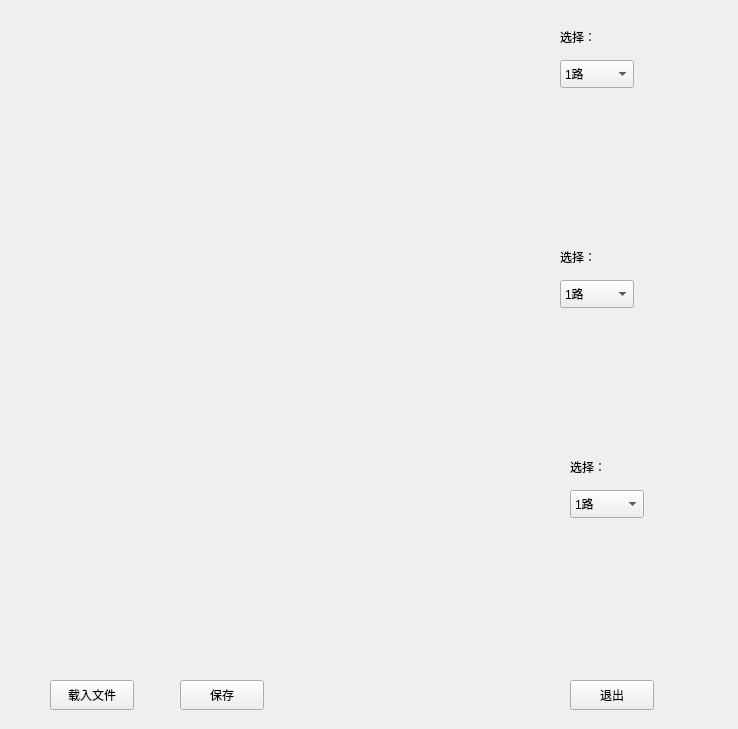
<?xml version="1.0" encoding="UTF-8"?>
<ui version="4.0">
 <class>Form</class>
 <widget class="QWidget" name="Form">
  <property name="geometry">
   <rect>
    <x>0</x>
    <y>0</y>
    <width>738</width>
    <height>729</height>
   </rect>
  </property>
  <property name="windowTitle">
   <string>Form</string>
  </property>
  <widget class="QwtPlot" name="qwtPlot">
   <property name="geometry">
    <rect>
     <x>10</x>
     <y>30</y>
     <width>461</width>
     <height>181</height>
    </rect>
   </property>
   <property name="frameShape">
    <enum>QFrame::NoFrame</enum>
   </property>
   <property name="frameShadow">
    <enum>QFrame::Plain</enum>
   </property>
  </widget>
  <widget class="QwtPlot" name="qwtPlot_2">
   <property name="geometry">
    <rect>
     <x>10</x>
     <y>250</y>
     <width>461</width>
     <height>181</height>
    </rect>
   </property>
   <property name="frameShape">
    <enum>QFrame::NoFrame</enum>
   </property>
   <property name="frameShadow">
    <enum>QFrame::Plain</enum>
   </property>
  </widget>
  <widget class="QwtPlot" name="qwtPlot_3">
   <property name="geometry">
    <rect>
     <x>10</x>
     <y>470</y>
     <width>461</width>
     <height>181</height>
    </rect>
   </property>
   <property name="frameShape">
    <enum>QFrame::NoFrame</enum>
   </property>
   <property name="frameShadow">
    <enum>QFrame::Plain</enum>
   </property>
  </widget>
  <widget class="QComboBox" name="comboBox">
   <property name="geometry">
    <rect>
     <x>560</x>
     <y>60</y>
     <width>74</width>
     <height>28</height>
    </rect>
   </property>
   <item>
    <property name="text">
     <string>1路</string>
    </property>
   </item>
   <item>
    <property name="text">
     <string>2路</string>
    </property>
   </item>
   <item>
    <property name="text">
     <string>3路</string>
    </property>
   </item>
   <item>
    <property name="text">
     <string>4路</string>
    </property>
   </item>
   <item>
    <property name="text">
     <string>5路</string>
    </property>
   </item>
   <item>
    <property name="text">
     <string>6路</string>
    </property>
   </item>
   <item>
    <property name="text">
     <string>7路</string>
    </property>
   </item>
   <item>
    <property name="text">
     <string>8路</string>
    </property>
   </item>
   <item>
    <property name="text">
     <string>9路</string>
    </property>
   </item>
   <item>
    <property name="text">
     <string>10路</string>
    </property>
   </item>
   <item>
    <property name="text">
     <string>11路</string>
    </property>
   </item>
   <item>
    <property name="text">
     <string>12路</string>
    </property>
   </item>
   <item>
    <property name="text">
     <string>13路</string>
    </property>
   </item>
   <item>
    <property name="text">
     <string>14路</string>
    </property>
   </item>
   <item>
    <property name="text">
     <string>15路</string>
    </property>
   </item>
   <item>
    <property name="text">
     <string>16路</string>
    </property>
   </item>
  </widget>
  <widget class="QLabel" name="label">
   <property name="geometry">
    <rect>
     <x>560</x>
     <y>30</y>
     <width>51</width>
     <height>14</height>
    </rect>
   </property>
   <property name="text">
    <string>选择：</string>
   </property>
  </widget>
  <widget class="QComboBox" name="comboBox_2">
   <property name="geometry">
    <rect>
     <x>560</x>
     <y>280</y>
     <width>74</width>
     <height>28</height>
    </rect>
   </property>
   <item>
    <property name="text">
     <string>1路</string>
    </property>
   </item>
   <item>
    <property name="text">
     <string>2路</string>
    </property>
   </item>
   <item>
    <property name="text">
     <string>3路</string>
    </property>
   </item>
   <item>
    <property name="text">
     <string>4路</string>
    </property>
   </item>
   <item>
    <property name="text">
     <string>5路</string>
    </property>
   </item>
   <item>
    <property name="text">
     <string>6路</string>
    </property>
   </item>
   <item>
    <property name="text">
     <string>7路</string>
    </property>
   </item>
   <item>
    <property name="text">
     <string>8路</string>
    </property>
   </item>
  </widget>
  <widget class="QLabel" name="label_2">
   <property name="geometry">
    <rect>
     <x>560</x>
     <y>250</y>
     <width>51</width>
     <height>14</height>
    </rect>
   </property>
   <property name="text">
    <string>选择：</string>
   </property>
  </widget>
  <widget class="QComboBox" name="comboBox_3">
   <property name="geometry">
    <rect>
     <x>570</x>
     <y>490</y>
     <width>74</width>
     <height>28</height>
    </rect>
   </property>
   <item>
    <property name="text">
     <string>1路</string>
    </property>
   </item>
   <item>
    <property name="text">
     <string>2路</string>
    </property>
   </item>
   <item>
    <property name="text">
     <string>3路</string>
    </property>
   </item>
   <item>
    <property name="text">
     <string>4路</string>
    </property>
   </item>
  </widget>
  <widget class="QLabel" name="label_3">
   <property name="geometry">
    <rect>
     <x>570</x>
     <y>460</y>
     <width>51</width>
     <height>14</height>
    </rect>
   </property>
   <property name="text">
    <string>选择：</string>
   </property>
  </widget>
  <widget class="QPushButton" name="loadfile">
   <property name="geometry">
    <rect>
     <x>50</x>
     <y>680</y>
     <width>84</width>
     <height>30</height>
    </rect>
   </property>
   <property name="text">
    <string>载入文件</string>
   </property>
  </widget>
  <widget class="QPushButton" name="savefile">
   <property name="geometry">
    <rect>
     <x>180</x>
     <y>680</y>
     <width>84</width>
     <height>30</height>
    </rect>
   </property>
   <property name="text">
    <string>保存</string>
   </property>
  </widget>
  <widget class="QPushButton" name="close">
   <property name="geometry">
    <rect>
     <x>570</x>
     <y>680</y>
     <width>84</width>
     <height>30</height>
    </rect>
   </property>
   <property name="text">
    <string>退出</string>
   </property>
  </widget>
 </widget>
 <customwidgets>
  <customwidget>
   <class>QwtPlot</class>
   <extends>QFrame</extends>
   <header>qwt_plot.h</header>
  </customwidget>
 </customwidgets>
 <resources/>
 <connections/>
</ui>
